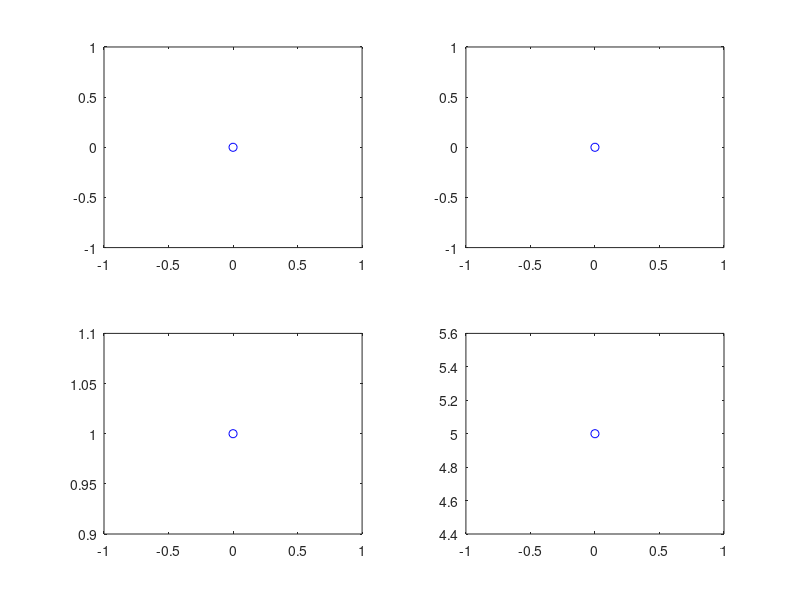
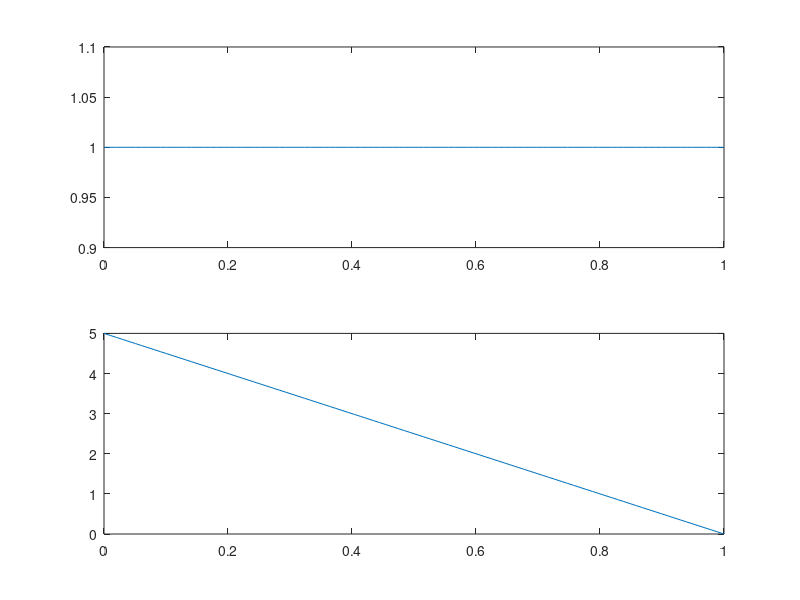

Here is the MATLAB script that generated these plots, in order: (Note: this script raises an error after producing the figures.)
% This script solves the effective boundary condition problem in a semi
% implicit discretization using MATLAB's fsolve capabilities. Specifically
% we solve for (c,u) where:
%   D(c*D(u,x),x) = 0
%   D(c,t) = D(c,{x,2})
% subjected to flux conditon at x = 0,
%   eps * D(q(c,du), t) = i and eps*D(w(c,du),t) = j
% where du = u - ue is the potential drop acros the EDL and q and w are
% excess charge and salt densities inside the EDL given by GC theory. i an
% d j are the normal fluxes **into** the EDL given by:
%   i = c*D(u,x), j = D(c,x) @x=0
% The other boundary condition is the bulk condition, i.e.:
%   u = 0 and c = 1 @x=1

pde.eps = 0.1;
pde.ue  = 5;
pde.ub  = 0;
pde.cb  = 1;
pde.x = linspace(0,1); 
pde.dx = diff(pde.x);
pde.dt = 1e-4;

pde.q = @(c,du) 2*sqrt(c)*sinh(0.50*du);
pde.w = @(c,du) 4*sqrt(c)*sinh(0.25*du)^2;
pde.qmax = pde.q(1, -pde.ue);
pde.wmax = pde.w(1, -pde.ue);

pde.un = pde.ue*(1-pde.x); % constant field as initial condition
pde.cn = pde.cb*ones(size(pde.x)); % constant concentration as initial conditon

%% solve for the transient system
close all;
figure(1); shg;
subplot(2,2,1);
plot(0, pde.q(pde.cn(1), pde.un(1) - pde.ue)/pde.qmax, 'bo-');  hold on;

subplot(2,2,2);
plot(0, pde.w(pde.cn(1), pde.un(1) - pde.ue)/pde.wmax, 'bo-');  hold on;

subplot(2,2,3);
plot(0, pde.cn(1), 'bo');  hold on;

subplot(2,2,4);
plot(0, pde.un(1), 'bo');  hold on;

figure(2); shg;
subplot(2,1,1);
plot(pde.x, pde.cn); hold on;

subplot(2,1,2);
plot(pde.x, pde.un); hold on;

t = 0;
for n=1:4000
    [c,u] = bc_solve_coupled(pde)

    [pde.cn, pde.un] = solve_bulk(c,u,pde);

    figure(1); shg;
    t = t + pde.dt;
    pde.dt = min(1.01*pde.dt, 1e-3);
    subplot(2,2,1);
    plot(t, pde.q(pde.cn(1), pde.un(1) - pde.ue)/pde.qmax, 'bo');

    subplot(2,2,2);
    plot(t, pde.w(pde.cn(1), pde.un(1) - pde.ue)/pde.wmax, 'bo');

    subplot(2,2,3);
    plot(t, pde.cn(1), 'bo');

    subplot(2,2,4);
    plot(t, pde.un(1), 'bo');    
    
    if (mod(n, 10) == 0)
        figure(2); shg;
        subplot(2,1,1);
        plot(pde.x, pde.cn, 'bo-'); hold on;

        subplot(2,1,2);
        plot(pde.x, pde.un, 'bo-'); hold on;
    end
end